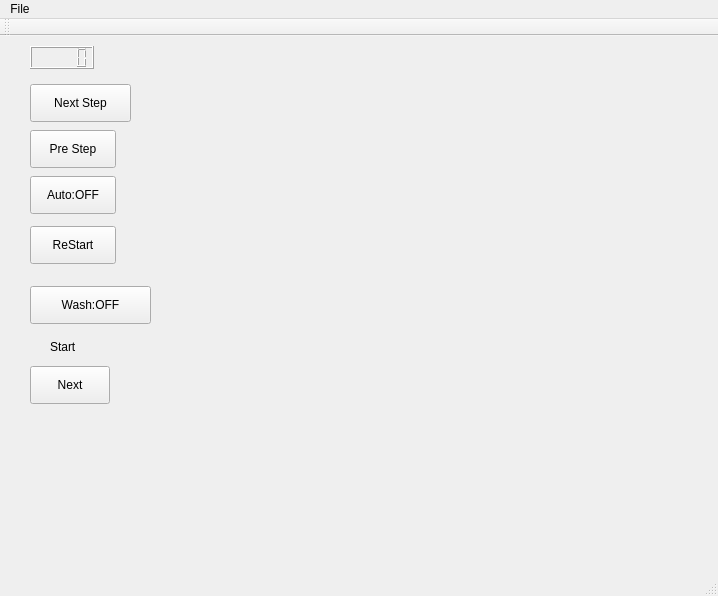
<?xml version="1.0" encoding="UTF-8"?>
<ui version="4.0">
 <class>MainWindow</class>
 <widget class="QMainWindow" name="MainWindow">
  <property name="geometry">
   <rect>
    <x>0</x>
    <y>0</y>
    <width>718</width>
    <height>596</height>
   </rect>
  </property>
  <property name="windowTitle">
   <string>DMFB</string>
  </property>
  <widget class="QWidget" name="centralWidget">
   <widget class="QPushButton" name="nextStepButton">
    <property name="geometry">
     <rect>
      <x>30</x>
      <y>48</y>
      <width>101</width>
      <height>38</height>
     </rect>
    </property>
    <property name="text">
     <string>Next Step</string>
    </property>
   </widget>
   <widget class="QPushButton" name="preStepButton">
    <property name="geometry">
     <rect>
      <x>30</x>
      <y>94</y>
      <width>86</width>
      <height>38</height>
     </rect>
    </property>
    <property name="text">
     <string>Pre Step</string>
    </property>
   </widget>
   <widget class="QLabel" name="stateLabel">
    <property name="geometry">
     <rect>
      <x>50</x>
      <y>300</y>
      <width>45</width>
      <height>21</height>
     </rect>
    </property>
    <property name="text">
     <string>Start</string>
    </property>
   </widget>
   <widget class="QPushButton" name="stateButton">
    <property name="geometry">
     <rect>
      <x>30</x>
      <y>330</y>
      <width>80</width>
      <height>38</height>
     </rect>
    </property>
    <property name="text">
     <string>Next</string>
    </property>
   </widget>
   <widget class="QLCDNumber" name="lcdNumber">
    <property name="geometry">
     <rect>
      <x>30</x>
      <y>10</y>
      <width>64</width>
      <height>23</height>
     </rect>
    </property>
   </widget>
   <widget class="QPushButton" name="AutoButton">
    <property name="geometry">
     <rect>
      <x>30</x>
      <y>140</y>
      <width>86</width>
      <height>38</height>
     </rect>
    </property>
    <property name="text">
     <string>Auto:OFF</string>
    </property>
   </widget>
   <widget class="QPushButton" name="RestartButton">
    <property name="geometry">
     <rect>
      <x>30</x>
      <y>190</y>
      <width>86</width>
      <height>38</height>
     </rect>
    </property>
    <property name="text">
     <string>ReStart</string>
    </property>
   </widget>
   <widget class="QPushButton" name="WashButton">
    <property name="geometry">
     <rect>
      <x>30</x>
      <y>250</y>
      <width>121</width>
      <height>38</height>
     </rect>
    </property>
    <property name="text">
     <string>Wash:OFF</string>
    </property>
   </widget>
  </widget>
  <widget class="QToolBar" name="mainToolBar">
   <attribute name="toolBarArea">
    <enum>TopToolBarArea</enum>
   </attribute>
   <attribute name="toolBarBreak">
    <bool>false</bool>
   </attribute>
  </widget>
  <widget class="QStatusBar" name="statusBar"/>
  <widget class="QMenuBar" name="menuBar">
   <property name="geometry">
    <rect>
     <x>0</x>
     <y>0</y>
     <width>718</width>
     <height>33</height>
    </rect>
   </property>
   <widget class="QMenu" name="menuFile">
    <property name="title">
     <string>File</string>
    </property>
    <addaction name="actionStart"/>
    <addaction name="actionExit"/>
   </widget>
   <addaction name="menuFile"/>
  </widget>
  <action name="actionStart">
   <property name="text">
    <string>Start</string>
   </property>
   <property name="shortcut">
    <string>Ctrl+O</string>
   </property>
  </action>
  <action name="actionExit">
   <property name="text">
    <string>Exit</string>
   </property>
   <property name="shortcut">
    <string>Ctrl+X</string>
   </property>
  </action>
 </widget>
 <layoutdefault spacing="6" margin="11"/>
 <resources/>
 <connections/>
</ui>
